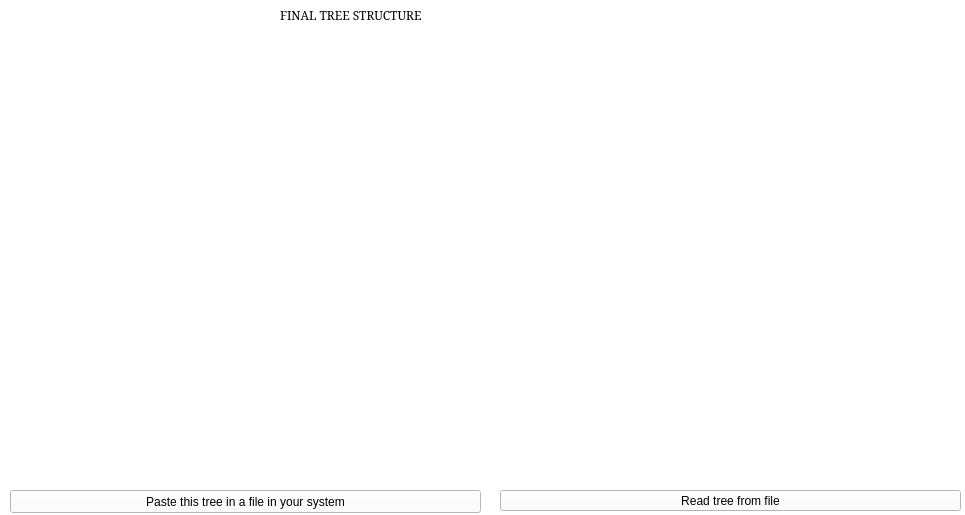
<?xml version="1.0" encoding="UTF-8"?>
<ui version="4.0">
 <class>displayTree</class>
 <widget class="QWidget" name="displayTree">
  <property name="geometry">
   <rect>
    <x>0</x>
    <y>0</y>
    <width>965</width>
    <height>515</height>
   </rect>
  </property>
  <property name="windowTitle">
   <string>Form</string>
  </property>
  <property name="styleSheet">
   <string notr="true">background-color: rgb(255, 255, 255);</string>
  </property>
  <widget class="QLabel" name="label">
   <property name="geometry">
    <rect>
     <x>10</x>
     <y>40</y>
     <width>461</width>
     <height>421</height>
    </rect>
   </property>
   <property name="styleSheet">
    <string notr="true">background-color: rgb(255, 255, 255);</string>
   </property>
   <property name="text">
    <string/>
   </property>
  </widget>
  <widget class="QLabel" name="pic">
   <property name="geometry">
    <rect>
     <x>480</x>
     <y>40</y>
     <width>471</width>
     <height>421</height>
    </rect>
   </property>
   <property name="text">
    <string/>
   </property>
  </widget>
  <widget class="QLabel" name="finaltext">
   <property name="geometry">
    <rect>
     <x>280</x>
     <y>0</y>
     <width>511</width>
     <height>31</height>
    </rect>
   </property>
   <property name="font">
    <font>
     <family>MS Serif</family>
     <weight>50</weight>
     <bold>false</bold>
    </font>
   </property>
   <property name="text">
    <string>FINAL TREE STRUCTURE</string>
   </property>
  </widget>
  <widget class="QPushButton" name="pushButton">
   <property name="geometry">
    <rect>
     <x>10</x>
     <y>490</y>
     <width>471</width>
     <height>23</height>
    </rect>
   </property>
   <property name="text">
    <string>Paste this tree in a file in your system</string>
   </property>
  </widget>
  <widget class="QPushButton" name="pushButton_2">
   <property name="geometry">
    <rect>
     <x>500</x>
     <y>490</y>
     <width>461</width>
     <height>21</height>
    </rect>
   </property>
   <property name="text">
    <string>Read tree from file</string>
   </property>
  </widget>
 </widget>
 <resources/>
 <connections/>
</ui>
